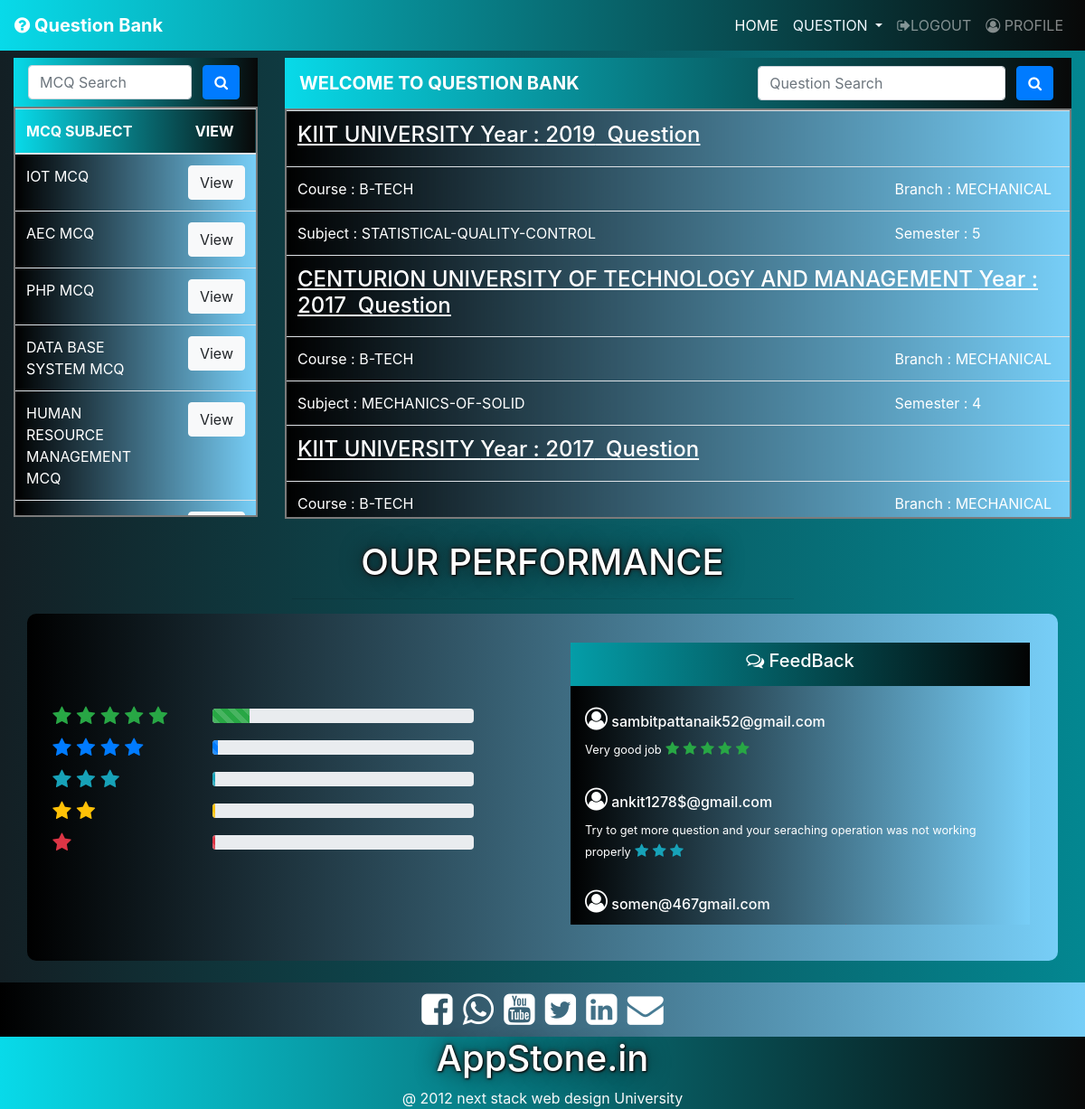
Page /teacher/Teacher_Login.php (signed in) on the earlier database version.
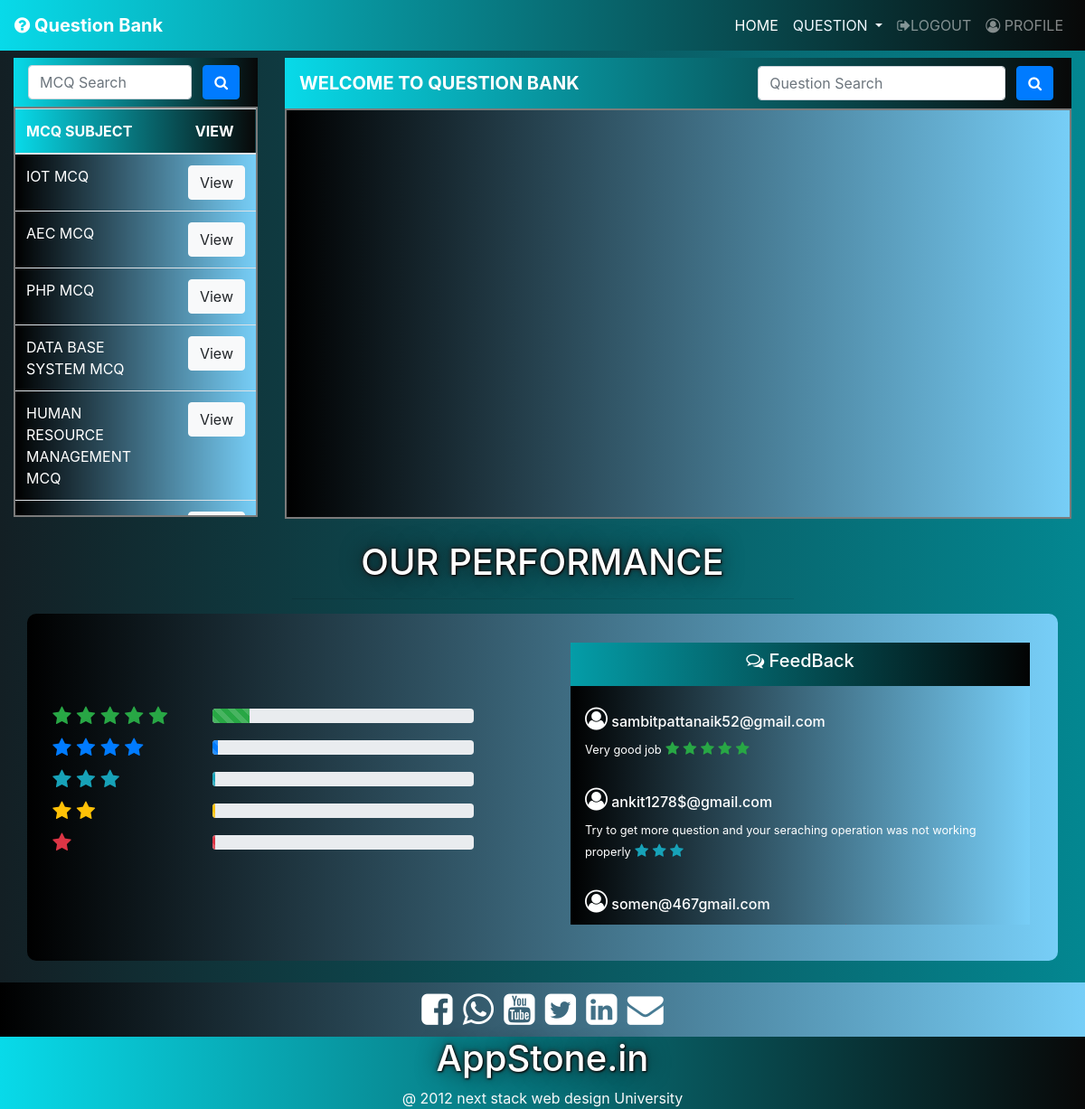
Same page on the later database version.
### tables this page shows
CREATE TABLE `university_questions` (
  `q_id` int(11) NOT NULL,
  `uni_name` varchar(255) NOT NULL,
  `course` varchar(255) NOT NULL,
  `branch` varchar(255) NOT NULL,
  `subject` varchar(255) NOT NULL,
  `semester` varchar(255) NOT NULL,
  `year` varchar(255) NOT NULL,
  `file_location` varchar(255) NOT NULL,
  `uploaded_by` varchar(255) NOT NULL,
  `approved` varchar(255) NOT NULL,
  `date_uploaded` date NOT NULL
);

CREATE TABLE `feedback` (
  `f_id` int(11) NOT NULL,
  `f_email` varchar(255) NOT NULL,
  `f_rate` varchar(255) NOT NULL,
  `f_massage` varchar(255) NOT NULL,
  `seen` varchar(255) NOT NULL
);

### teacher/Teacher_Login.php (the view, shortened to what the changed rows need)
<!DOCTYPE html>
<html lang="en">
<head>
    <link rel="stylesheet" href="../style/bootstrap.min.css">
    <link rel="stylesheet" href="https://stackpath.bootstrapcdn.com/font-awesome/4.7.0/css/font-awesome.min.css">
    <link rel="stylesheet" href="./design/style.css">
</head>
<body>
    <section>
        <div class="container-fluid pb-2">
          <div class="row justify-content-center">
            <div class="col-lg-3 col-md-12 col-12 mt-2">
              <div id="scroll_question" style="border:2px solid #7b7b7b;">
              <table class="table" id="s_register">
                <thead class="bg-info text-white">
                    <tr>
                        <th scope="col">MCQ SUBJECT</th>
                        <th scope="col" class="text-center">VIEW</th>
                    </tr>
                </thead>
                <tbody>
                  <?php
                    $conn = new mysqli("localhost", "root", "", "question_bank_db");
                    if(isset($_POST['mcq_search'])){
                      $search = strtoupper($_POST['MCQ_search']);
                      $sql = "SELECT DISTINCT m_subject FROM mcq_question WHERE m_subject='$search'";
                      $result = $conn->query($sql);
                      if($result->num_rows > 0){
                        while($row = $result->fetch_assoc()){
                        echo "<tr>
                                    <td class='w-50'>".$row['m_subject']." MCQ</td>";
                                    if($row['m_subject'] == "C++"){
                                      echo "<td class='w-25 text-center'><a style='float:right;' href='./MCQ_view/View.php?subject=cpp' class='btn btn-light'>View</a></td>
                                        </tr>";
                                    }
                                    else if($row['m_subject'] == "C#"){
                                      echo "<td class='w-25 text-center'><a style='float:right;' href='./MCQ_view/View.php?subject=chash' class='btn btn-light'>View</a></td>
                                        </tr>";
                                    }
                                    else{
                                      echo "<td class='w-25 text-center'><a style='float:right;' href='./MCQ_view/View.php?subject=$row[m_subject]' target=\"_blank\" class='btn btn-light'>View</a></td>
                                            </tr>";
                                    }
                                  }
                      }
                      else{
                        echo "<tr>
                                 <td class='w-50'> None </td>
                                 <td class='w-25 text-center'><a style='float:right;' class='btn btn-light'>View</a></td>
                             </tr>";
                      }
                    }
                    else{
                      $sql = "SELECT DISTINCT m_subject FROM mcq_question ORDER BY mcq_question.m_id DESC";
                      $result = $conn->query($sql);
                      if($result->num_rows > 0){
                        while($row = $result->fetch_assoc()){
                          echo "<tr>
                                  <td class='w-50'>".$row['m_subject']." MCQ</td>";
                                  if($row['m_subject'] == "C++"){
                                    echo "<td class='w-25 text-center'><a style='float:right;' href='./MCQ_view/View.php?subject=cpp' class='btn btn-light'>View</a></td>
                                      </tr>";
                                  }
                                  else if($row['m_subject'] == "C#"){
                                    echo "<td class='w-25 text-center'><a style='float:right;' href='./MCQ_view/View.php?subject=chash' class='btn btn-light'>View</a></td>
                                      </tr>";
                                  }
                                  else{
                                    echo "<td class='w-25 text-center'><a style='float:right;' href='./MCQ_view/View.php?subject=$row[m_subject]' target=\"_blank\" class='btn btn-light'>View</a></td>
                                          </tr>";
                                  }
                        }
                      }
                    }
                  ?>
                </tbody>
              </table>
              </div>
            </div>
            <div class="col-lg-9 col-md-12 col-12 mt-2" >
              <nav class="navbar" style="background-color:#7b7b7b;">
                <a class="navbar-brand text-capitalize" style="color:#ffffff;"><b>WELCOME TO QUESTION BANK</b></a>
                <ul class="navbar-nav">
                </ul>
              </nav>
              <div id="scroll_question" style="border:2px solid #7b7b7b;">
                <table class="table" id="s_register">
                  <tbody id="question">
                  <?php
                    $conn = new mysqli("localhost","root","","question_bank_db");
                    if(isset($_POST['question_search'])){
                        $search = strtoupper($_POST['Question_search']);
                        $sql = "SELECT * FROM university_questions WHERE approved = '1' AND uni_name='$search' OR course='$search' OR branch='$search' OR subject='$search' OR semester='$search' ORDER BY q_id DESC";
                        $result = $conn->query($sql);
                        if($result->num_rows > 0){
                          while($row = $result->fetch_assoc()){
                            $path = $row['file_location'];
                            echo "<tr>
                                    <td colspan=2><h4><u><a href='./Question/question_edit/$path' target='_blank'>$row[uni_name] Year : $row[year]&nbsp; Question</a></u></h4></td>
                                  </tr>
                                  <tr>
                                    <td>Course : <a>$row[course]</a></td>
                                    <td>Branch : <a>$row[branch]</a></td>
                                  </tr>
                                  <tr>
                                    <td>Subject :  <a>$row[subject]</a></td>
                                    <td>Semester : <a>$row[semester]</a></td>
                                  </tr>";
                          }
                        }
                        else{
                          echo "<tr>
                                  <td colspan=2><h4><u><a>None Year : None Question</a></u></h4></td>
                                </tr>
                                <tr>
                                  <td>Course : <a>None</a></td>
                                  <td>Branch : <a>None</a></td>
                                </tr>
                                <tr>
                                  <td>Subject :  <a>None</a></td>
                                  <td>Semester : <a>None</a></td>
                                </tr>";
                        }
                    }
                    else{
                      $sql = "SELECT * FROM university_questions WHERE approved = '1' ORDER BY q_id DESC";
                      $result = $conn->query($sql);
                      if($result->num_rows > 0){
                        while($row = $result->fetch_assoc()){
                          $path = $row['file_location'];
                          echo "<tr>
                                  <td colspan=2><h4><u><a href='./Question/question_edit/$path' target='_blank'>$row[uni_name] Year : $row[year]&nbsp; Question</a></u></h4></td>
                                </tr>
                                <tr>
                                  <td>Course : <a>$row[course]</a></td>
                                  <td>Branch : <a>$row[branch]</a></td>
                                </tr>
                                <tr>
                                  <td>Subject :  <a>$row[subject]</a></td>
                                  <td>Semester : <a>$row[semester]</a></td>
                                </tr>";
                        }
                      }
                    }
                  ?>
                </tbody>
                </table>
              </div>
            </div>
          </div>
        </div>
    </section>
    <section>
        <div class="container">
            <div class="my-3 text-center">
              <h1> OUR PERFORMANCE </h1>
            </div>
            <div class="row" id="s_register">
              <div class="col-lg-6 col-md-6 col-12 my-3">
                  <div id="feed" class="p-3">
                      <div id="scroll_question1" class="mb-2 pt-2">
                                <?php
                                   if(isset($_SESSION['user_id']))
                                   {
                                        $conn = new mysqli("localhost", "root", "", "question_bank_db");
                                        $sql = "SELECT * FROM feedback WHERE 1 ORDER BY f_id DESC";
                                        $result = $conn->query($sql);
                                            if($result->num_rows > 0){
                                                while($row = $result->fetch_assoc()){
                                                    echo "<div class=\"p-3\">
                                                            <h6><i class='fa fa-user-circle-o' aria-hidden='true' style=\"font-size:25px\"></i> ".$row['f_email']."</h6>
                                                            <small>".$row['f_massage']."</small>";
                                                            if($row['f_rate'] == "5"){
                                                                echo '<span>
                                                                        <i class="fa fa-star text-success" aria-hidden="true"></i>
                                                                        <i class="fa fa-star text-success" aria-hidden="true"></i>
                                                                        <i class="fa fa-star text-success" aria-hidden="true"></i>
                                                                        <i class="fa fa-star text-success" aria-hidden="true"></i>
                                                                        <i class="fa fa-star text-success" aria-hidden="true"></i>
                                                                      </span>';
                                                            }
                                                            else if($row['f_rate'] == "4"){
                                                                echo '<span>
                                                                        <i class="fa fa-star text-primary" aria-hidden="true"></i>
                                                                        <i class="fa fa-star text-primary" aria-hidden="true"></i>
                                                                        <i class="fa fa-star text-primary" aria-hidden="true"></i>
                                                                        <i class="fa fa-star text-primary" aria-hidden="true"></i>
                                                                      </span>';
                                                            }
                                                            else if($row['f_rate'] == "3"){
                                                                echo '<span>
                                                                        <i class="fa fa-star text-info" aria-hidden="true"></i>
                                                                        <i class="fa fa-star text-info" aria-hidden="true"></i>
                                                                        <i class="fa fa-star text-info" aria-hidden="true"></i>
                                                                      </span>';
                                                            }
                                                            else if($row['f_rate'] == "2"){
                                                                echo '<span>
                                                                        <i class="fa fa-star text-warning" aria-hidden="true"></i>
                                                                        <i class="fa fa-star text-warning" aria-hidden="true"></i>
                                                                      </span>';
                                                            }
                                                            else{
                                                                echo '<span>
                                                                        <i class="fa fa-star text-danger" aria-hidden="true"></i>
                                                                      </span>';
                                                            }
                                                    echo "</div>";
                                                }
                                            }
                                    }
                                    else{
                                        header("location:../teacher_login.html");
                                    }
                                ?>
                    </div>
                </div>
              </div>
        </div>
      </div>
    </section>
  <section>
      <div class="container-fluid bg-dark" id="footer2">
        <div class="row justify-content-lg-center">
          <div class="col-lg-6 col-md-6 col-12 text-center">
            <h1 class="text-center">AppStone.in</h1>
          </div>
        </div>
      </div>
 </section>
</body>
</html>

Differences in the rows shown:
removed university_questions: uni_name "KIIT UNIVERSITY", year "2019", course "B-TECH", branch "MECHANICAL", subject "STATISTICAL-QUALITY-CONTROL", semester "5"
removed university_questions: uni_name "CENTURION UNIVERSITY OF TECHNOLOGY AND MANAGEMENT", year "2017", course "B-TECH", branch "MECHANICAL", subject "MECHANICS-OF-SOLID", semester "4"
removed university_questions: uni_name "KIIT UNIVERSITY", year "2017", course "B-TECH", branch "MECHANICAL"
